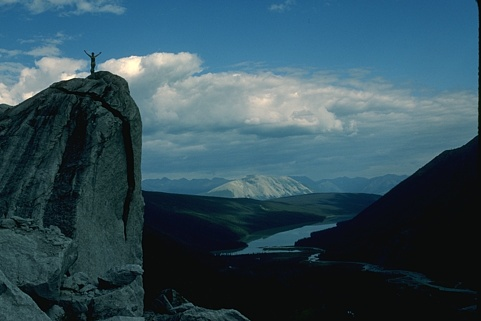
#> input picture images/natural_image_sets/CBSD68/14037.png, 481 x 321 px
$ python GCMP.py
#> lines starting #> are read from the running program, lines starting #| are printed output that depends on the picture; long printed decimals are rounded
#> in simple_example, image is the input picture: shape (321, 481, 3); mean B, G, R 90.4, 78.3, 50.3
#!/usr/bin/python
# -*- coding: UTF-8 -*-
"""
This is the implementation of a baseline variant GCMP.
       gamma correction with minimum power
Author: Yong Lee
E-Mail: yongli.cv@gmail.com
C-Data: 2021.04.8
"""
import cv2
import time
import numpy as np
import scipy.optimize as op


def gamma_correction_minimum_power(image, mask=None):
    """
    :param image:  input image, color (3 channels) or gray (1 channel);
    :param mask:  calc gamma value in the mask area, default is the whole image;
    :return: gamma, and output
    """

    # Step 1. Check the inputs: image
    if np.ndim(image) == 3 and image.shape[-1] == 3:  # color image
        hsv = cv2.cvtColor(image, cv2.COLOR_BGR2HSV)
#> hsv: shape (321, 481, 3); mean H, S, V 94, 118.4, 90.9
        img = hsv[:, :, 2]
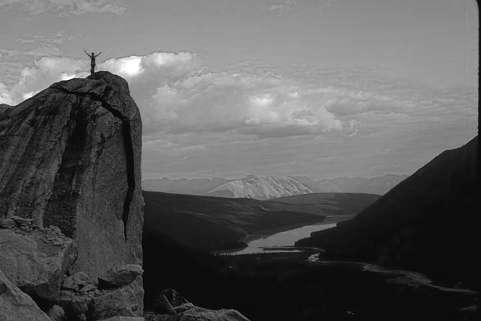
#> img: shape (321, 481); min 3, max 255, mean 90.9
        color_flag = True
    elif np.ndim(image) == 2:  # gray image
        img = image
        color_flag = False
    else:
        print("ERROR：check the input image of AGT function...")
        return 1, None

    if mask is not None:
        mask = mask<255
    else:
        mask = np.ones_like(img)

    # Step 2. Main steps of GCMP
    # Step 2.1 obtain the pdf
    hist = np.zeros(256)
    for i in range(256):
        hist[i] = np.sum((img[:]==i)*mask[:])
#> after the loop, hist = 256 values, max 15523 at index 12, min 0 at index 0, mean 603.1
    pdf = hist/np.prod(img.shape[0:2])
#> pdf = 256 values, max 0.101 at index 12, min 0 at index 0, mean 0.00391
    # print(pdf)

    # Step 2.2 calculate the gamma
    u = (np.arange(256)+0.5)/256

    pdf =pdf.reshape(-1, 1)
    u = u.reshape(-1, 1)
    def loss(gamma): # calculate the power loss with novel computing pipeline (using change of variable rule)
        return np.sum(np.power(pdf,2)*np.power(u, 1-gamma)/gamma, axis=0)

    # grid search for the optimal gamma
    gamma = np.arange(0.05, 4.0, 0.0005).reshape(1, -1)
    res = loss(gamma)
#> res = 7900 values, max 24.09 at index 7899, min 0.0139 at index 1090, mean 2.25
    ind = np.argmin(res)
#> ind = 1090
    best_gamma = gamma[0, ind]
#> best_gamma = 0.595
    # print(best_gamma)

    # Step 2.4 apply gamma transformation
    n_img = (img+0.5)/256
    output = np.power(n_img, best_gamma)
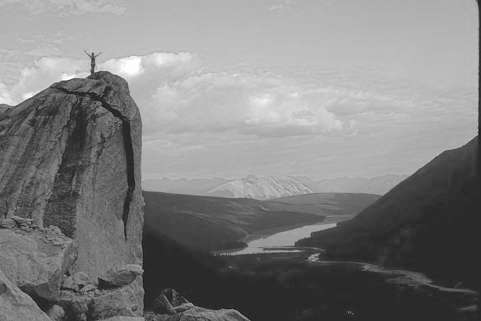
#> output: shape (321, 481) float64; min 0.0778, max 0.999, mean 0.505

    # Step 3.0 stretch back and post-process
    # if mask is not None:
    #     output = (output * 256 - 0.5) * mask / 255.0
    # else:
    output = (output * 256 - 0.5)
    output = output.round().astype(np.uint8)
    if color_flag:
        hsv[:, :, 2] = output
#> hsv: shape (321, 481, 3); mean H, S, V 94, 118.4, 128.8
        output = cv2.cvtColor(hsv, cv2.COLOR_HSV2BGR)
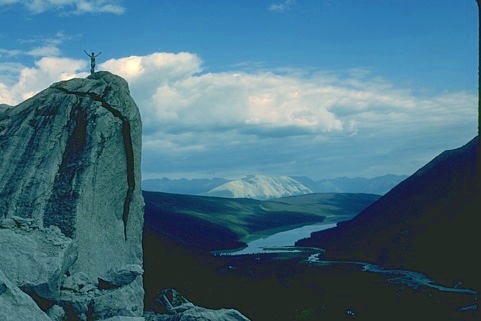
#> output: shape (321, 481, 3); mean B, G, R 127.7, 110.3, 69.4

    return best_gamma, output


# test function
def simple_example():
    image = cv2.imread(r"../../images/natural_image_sets/CBSD68/14037.png")
    visual = False

    start_time = time.time()
    gamma, output = gamma_correction_minimum_power(image)
#> gamma = 0.595
    end_time = time.time()

    print("Estimated gamma =" + str(gamma) + ", with time cost=" + str(end_time - start_time) + "s")
#| Estimated gamma =0.595, with time cost=0.23594117164611816s
    # [5 lines of commented-out code are left out]
    import matplotlib.pyplot as plt
    plt.figure()
    plt.imshow(image[:, :, ::-1])
    plt.title("Before: GCMP")
    plt.figure()
    plt.imshow(output[:, :, ::-1])
    plt.title("After: GCMP")
    plt.show()


if __name__ == '__main__':
    simple_example()

$ run again, with images/natural_image_sets/CBSD68/101085.png copied over images/natural_image_sets/CBSD68/14037.png
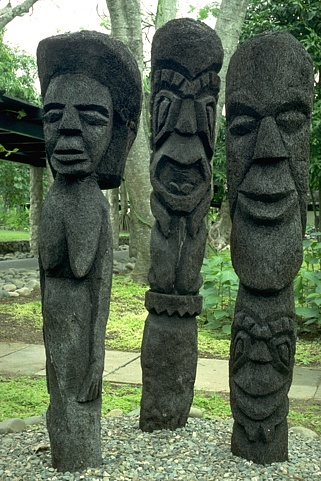
#> input picture images/natural_image_sets/CBSD68/101085.png, 321 x 481 px
#> in simple_example, image is the input picture: shape (481, 321, 3); mean B, G, R 80.9, 102.6, 87.8
#> in gamma_correction_minimum_power, `img = hsv[:, :, 2]`:
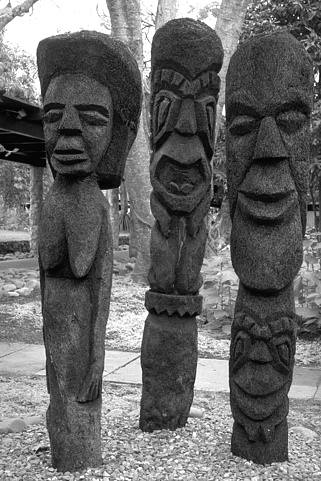
#> img: shape (481, 321); min 0, max 255, mean 102.9
#> after the loop in gamma_correction_minimum_power, `for i in range(256):`: hist = 256 values, max 4396 at index 255, min 2 at index 0, mean 603.1
#> pdf = 256 values, max 0.0285 at index 255, min 1.3e-05 at index 0, mean 0.00391
#> res = 7900 values, max 0.95 at index 7899, min 0.00624 at index 1719, mean 0.0864
#> ind = 1719
#> best_gamma = 0.91
#| Estimated gamma =0.9095, with time cost=0.24640965461730957s

$ run again, with images/natural_image_sets/CBSD68/101087.png copied over images/natural_image_sets/CBSD68/14037.png
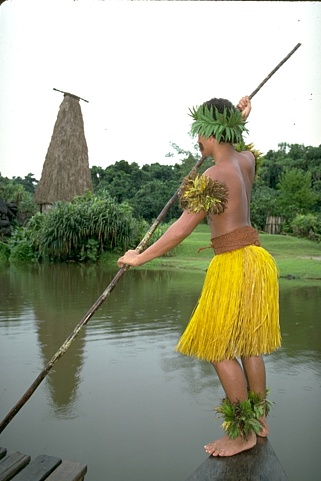
#> input picture images/natural_image_sets/CBSD68/101087.png, 321 x 481 px
#> in simple_example, image is the input picture: shape (481, 321, 3); mean B, G, R 133.6, 156.2, 153
#> in gamma_correction_minimum_power, `img = hsv[:, :, 2]`:
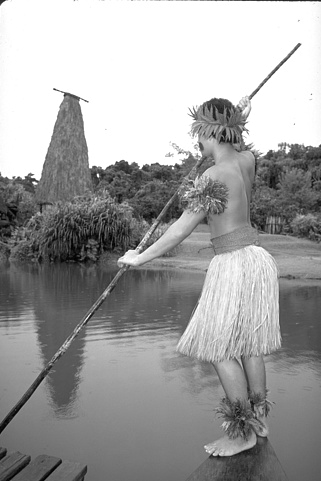
#> img: shape (481, 321); min 1, max 255, mean 160.9
#> after the loop in gamma_correction_minimum_power, `for i in range(256):`: hist = 256 values, max 41017 at index 255, min 0 at index 0, mean 603.1
#> pdf = 256 values, max 0.266 at index 255, min 0 at index 0, mean 0.00391
#> res = 7900 values, max 1.44 at index 0, min 0.0304 at index 6224, mean 0.0854
#> ind = 6224
#> best_gamma = 3.16
#> in gamma_correction_minimum_power, `output = cv2.cvtColor(hsv, cv2.COLOR_HSV2BGR)`:
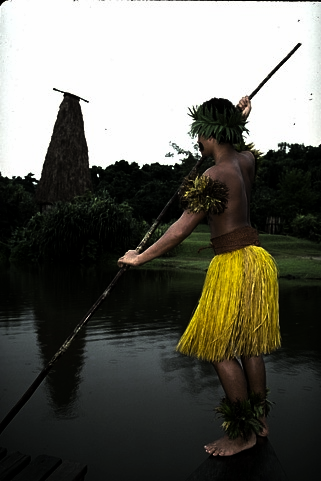
#> output: shape (481, 321, 3); mean B, G, R 89.5, 97.8, 98.3
#| Estimated gamma =3.162, with time cost=0.29831719398498535s

$ run again, with images/natural_image_sets/CBSD68/103070.png copied over images/natural_image_sets/CBSD68/14037.png
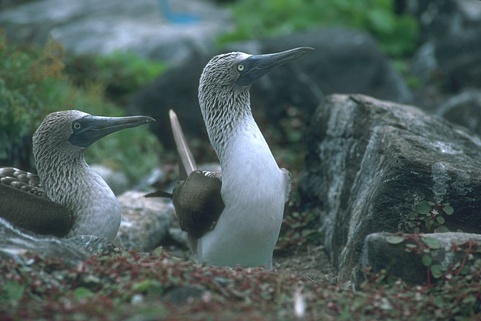
#> input picture images/natural_image_sets/CBSD68/103070.png, 481 x 321 px
#> in simple_example, image is the input picture: shape (321, 481, 3); mean B, G, R 92.7, 95.6, 78.9
#> in gamma_correction_minimum_power, `img = hsv[:, :, 2]`:
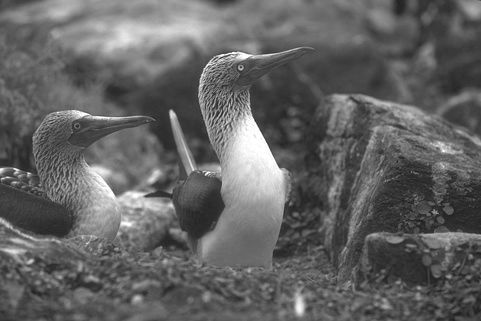
#> img: shape (321, 481); min 29, max 255, mean 99
#> after the loop in gamma_correction_minimum_power, `for i in range(256):`: hist = 256 values, max 1864 at index 70, min 0 at index 0, mean 603.1
#> pdf = 256 values, max 0.0121 at index 70, min 0 at index 0, mean 0.00391
#> res = 7900 values, max 0.0838 at index 7899, min 0.00829 at index 1709, mean 0.0239
#> ind = 1709
#> best_gamma = 0.905
#> in gamma_correction_minimum_power, `output = (output * 256 - 0.5)`:
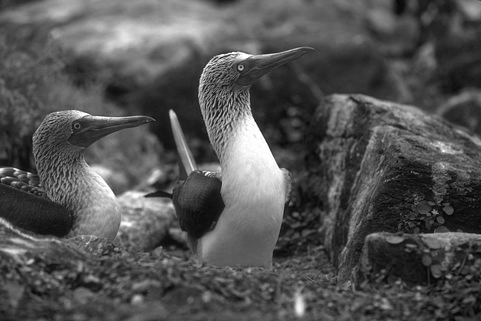
#> output: shape (321, 481) float64; min 35.76, max 255, mean 107.7; drawn with min black and max white
#| Estimated gamma =0.9045, with time cost=0.23586249351501465s
